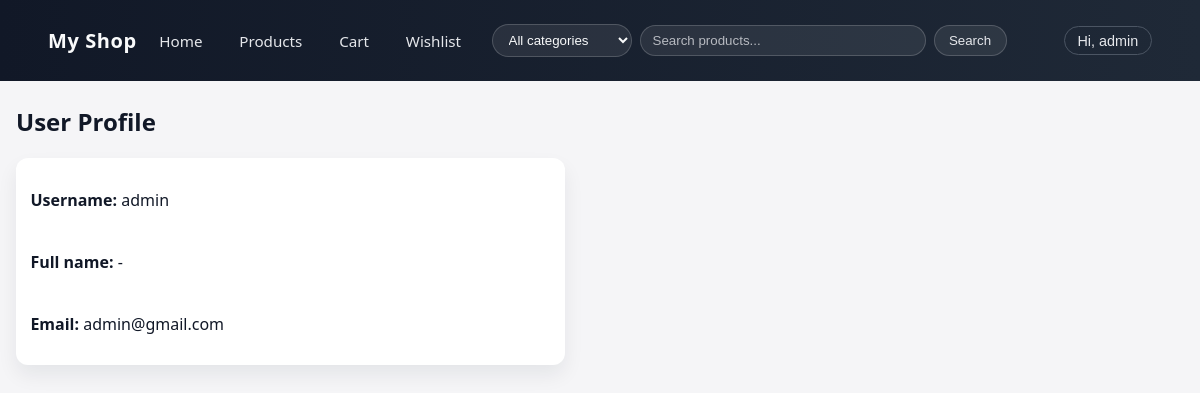
/profile/ (signed in), run on the app's committed database.
### E_com_App/models.py (models this page shows, shortened)
class CustomUser(AbstractUser):
    full_name = models.CharField(max_length=100)
    email = models.EmailField(unique=True)
    phone = models.CharField(max_length=15, blank=True, null=True)

### E_com_App/views.py (the view)
# urls.py: path('profile/', views.profile_view, name='profile'),
@login_required
def profile_view(request):
    return render(request, 'E_com_App/register/profile.html')

### E_com_App/context_processors.py (called while the page is built)
def navbar_categories(request):
    return {
        "nav_categories": Category.objects.all().order_by("name"),
    }

### E_com_App/templates/E_com_App/register/profile.html
{% extends 'E_com_App/register/base.html' %}
{% block content %}
<h2>User Profile</h2>
<div class="product-card" style="max-width: 520px;">
    <p><strong>Username:</strong> {{ user.username }}</p>
    <p><strong>Full name:</strong> {{ user.full_name|default:user.get_full_name|default:"-" }}</p>
    <p><strong>Email:</strong> {{ user.email|default:"-" }}</p>
</div>
{% endblock %}

### E_com_App/templates/E_com_App/register/base.html (shortened to what this page needs)
{% load static %}
<!DOCTYPE html>
<html>
<head>
    <link rel="stylesheet" href="{% static 'E_com_App/register/css/style.css' %}">
</head>
<body>
<div class="navbar">
    <div class="navbar-left">
        <div class="navbar-brand">My Shop</div>
        <div class="navbar-links">
            <a href="{% url 'home' %}">Home</a>
            <a href="{% url 'products' %}">Products</a>
            <a href="{% url 'cart' %}">Cart</a>
            <a href="{% url 'wishlist' %}">Wishlist</a>
        </div>
        <form class="navbar-search" method="get" action="{% url 'products' %}">
            <select name="category" aria-label="Filter by category">
                <option value="">All categories</option>
            </select>
            <input name="q" value="{{ request.GET.q }}" placeholder="Search products..." aria-label="Search products">
            <button type="submit">Search</button>
        </form>
    </div>
    <div class="navbar-auth">
        {% if user.is_authenticated %}
            <div class="user-menu">
                <button class="user-menu-trigger" type="button" aria-expanded="false">Hi, {{ user.username }}</button>
            </div>
        {% else %}
            <a class="btn-pill" href="{% url 'login' %}">Login</a>
            <a class="btn-pill primary" href="{% url 'register' %}">Sign up</a>
        {% endif %}
    </div>
</div>
<div class="page">
    {% block content %}
    {% endblock %}
</div>
</body>
</html>

### E_com_App/static/E_com_App/register/css/style.css (style rules this page uses)
body { margin: 0; font-family: system-ui, -apple-system, BlinkMacSystemFont, "Segoe UI", sans-serif; background: #f5f5f7; color: #111827; }
.navbar { display: flex; align-items: center; justify-content: space-between; padding: 1.5rem 3rem; background: linear-gradient(90deg, #111827, #1f2937); color: #f9fafb; position: sticky; top: 0; z-index: 50; }
.navbar-left { display: flex; align-items: center; gap: 0.75rem; flex-wrap: wrap; min-width: 0; }
.navbar-search { display: flex; align-items: center; gap: 0.5rem; margin-left: 0.5rem; flex-wrap: wrap; min-width: 0; }
.navbar-search input { width: 260px; max-width: 40vw; min-width: 160px; padding: 0.45rem 0.75rem; border-radius: 999px; border: 1px solid rgba(255, 255, 255, 0.18); background: rgba(255, 255, 255, 0.08); color: #f9fafb; outline: none; }
.navbar-search select { padding: 0.45rem 0.75rem; border-radius: 999px; border: 1px solid rgba(255, 255, 255, 0.18); background: rgba(255, 255, 255, 0.08); color: #f9fafb; outline: none; max-width: 220px; min-width: 140px; }
.navbar-search option { color: #111827; }
.navbar-search input::placeholder { color: rgba(229, 231, 235, 0.75); }
.navbar-search button { border-radius: 999px; border: 1px solid rgba(255, 255, 255, 0.18); padding: 0.45rem 0.9rem; background: rgba(255, 255, 255, 0.08); color: #e5e7eb; cursor: pointer; transition: background 0.15s ease, border-color 0.15s ease, color 0.15s ease; }
.navbar-brand { font-weight: 700; font-size: 1.25rem; letter-spacing: 0.03em; }
.navbar-links { display: flex; align-items: center; gap: 1rem; }
.navbar-links a { color: #e5e7eb; text-decoration: none; font-size: 0.95rem; padding: 0.35rem 0.65rem; border-radius: 999px; transition: background 0.15s ease, color 0.15s ease; }
.navbar-auth { display: flex; align-items: center; gap: 0.5rem; font-size: 0.9rem; }
.user-menu { position: relative; }
.user-menu-trigger { border: 1px solid #4b5563; background: transparent; color: #e5e7eb; border-radius: 999px; padding: 0.35rem 0.8rem; cursor: pointer; font-size: 0.9rem; }
.page { max-width: 1100px; margin: 1.5rem auto 3rem; padding: 0 1rem; }
.product-card { background: #ffffff; border-radius: 0.75rem; padding: 0.9rem; box-shadow: 0 10px 20px rgba(15, 23, 42, 0.07); display: flex; flex-direction: column; gap: 0.5rem; }
@media (min-width: 1200px) { .page { max-width: 1240px; } }

### data on the page
CustomUser: username "admin", full_name "-", email "admin@gmail.com"
